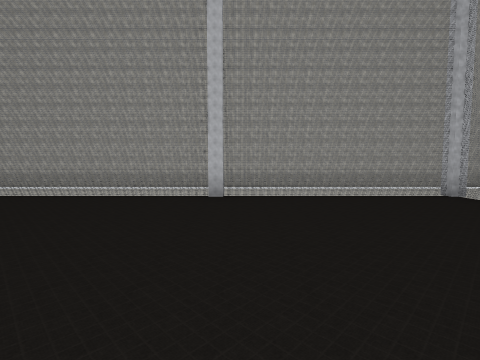
View 1 (above)

18 first-person views from a walk through a world built for the Webots simulator. The camera is 0.72 m above the floor, tilts 4° down and sees 85° across. The floor is counted in squares, 1 m on a side. Each view is taken from the middle of a square. On the plan, view 1 faces up. The plan holds only what a view shows up to about 9 squares ahead; the rest is blank. The place goes on beyond the plan. The robots in the file are not drawn. Webots' stock objects and surfaces are drawn as simple stand-ins.

View 2
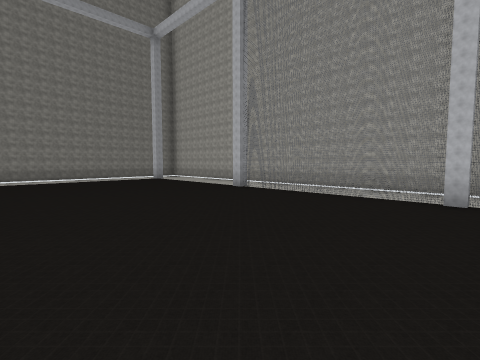

View 3
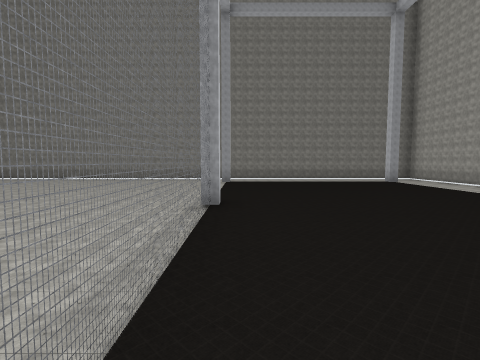

View 4
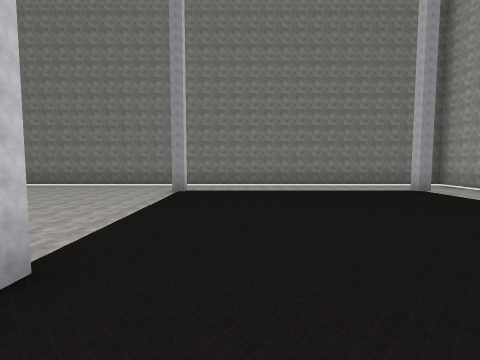

View 5
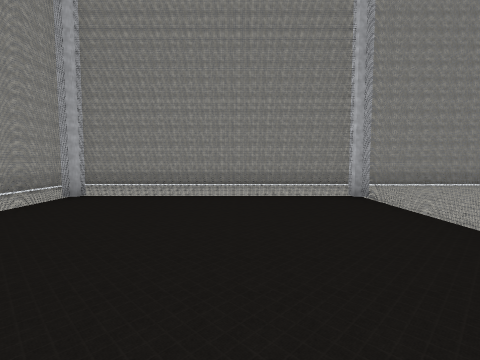

View 6
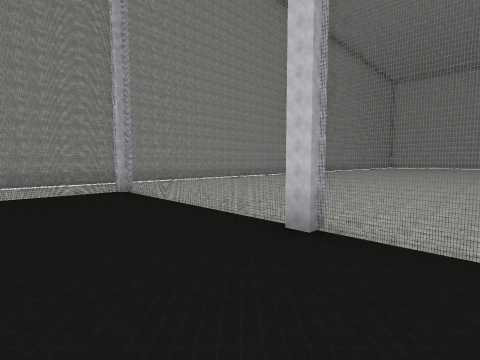

View 7
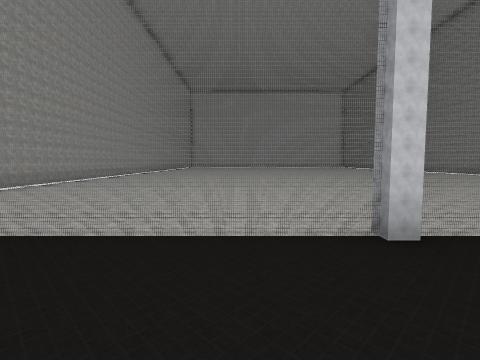

View 8
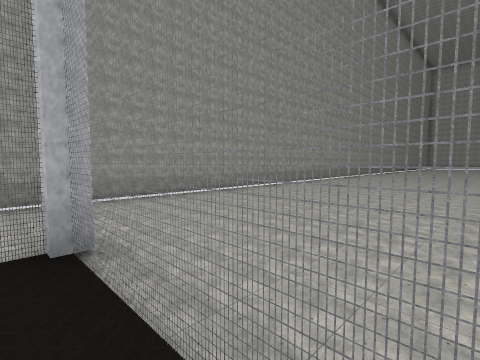

View 9
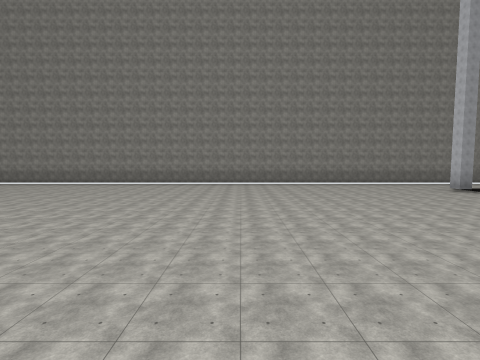

View 10
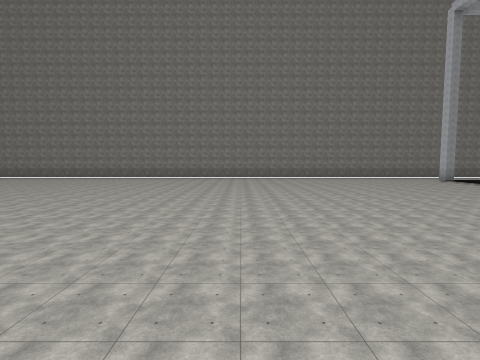

View 11
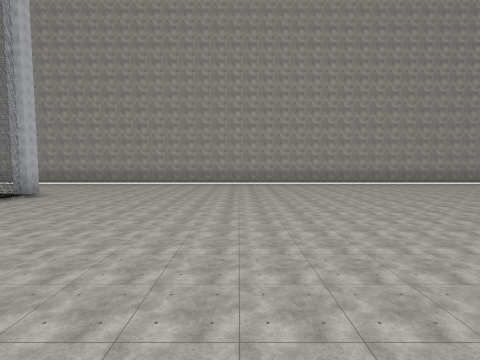

View 12
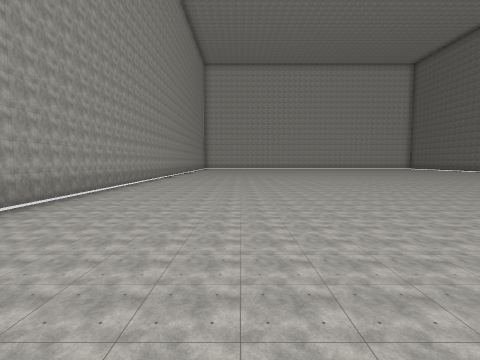

View 13
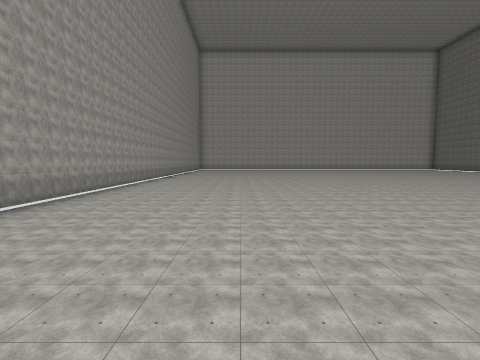

View 14
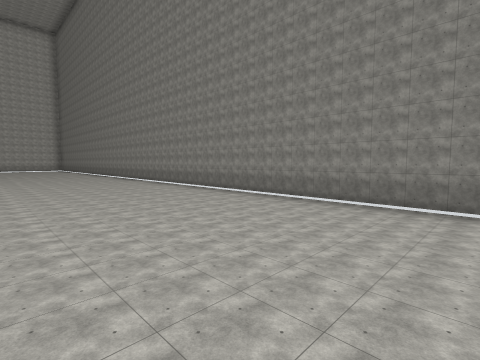

View 15
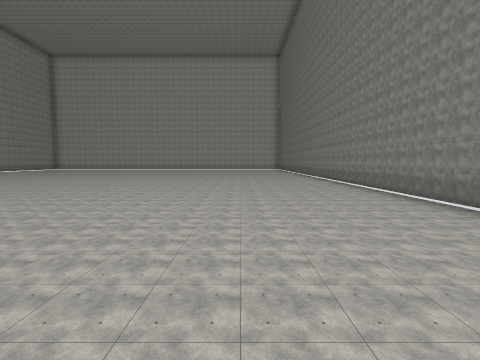

View 16
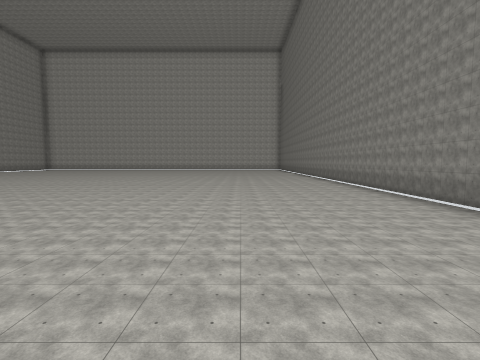

View 17
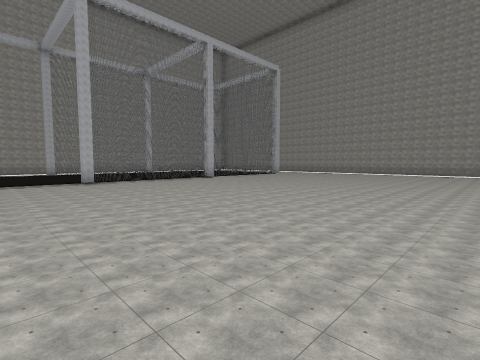

View 18
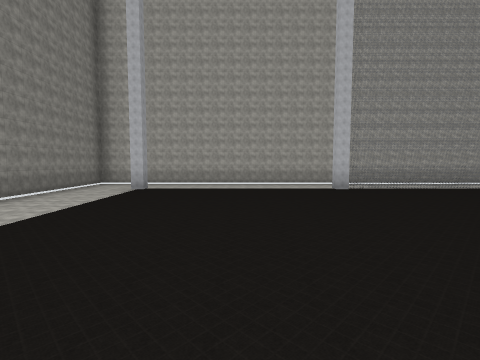

### Floor plan
Key: @ floor where view 1 was taken; # wall or solid block; . main floor; : floor 0.05 m higher than the main floor; P grey post; T thing the floor can be seen under or through; O other object.
Columns run from 13 left of view 1 to 8 right of it. Each row starts with its distance up from view 1.
  8 ######################
  7 #....................#
  6 #.P....P..........P..#
  5 #..::::PTTTTP TTTT...#
  4 #..:::::::::::::::T..#
  3 #..:::::::::::::::...#
  2 #..:::::::::::::::...#
  1 #..:::::::::::::::#..#
  0 #..::::P:::::@::::...#
 -1 #.P....P####POTTT P..#
 -2 #....................#
 -3 #....................#
 -4 #....................#
 -5 #....................#
 -6 #....................#
 -7 #....................#
 -8 #....................#
 -9 #....................#
-10 #....................#
-11 #.........   ........#
-12 #........   .........#
-13 #........  ..........#
-14 #......... ..........#
-15 #....................#
-16 #....................#
-17 #....................#
-18 #....................#
-19 #....................#

Where each view was taken, in squares from view 1:
view 1: 0 up, 0 right, facing up
view 2: 0 up, 0 right, facing up-left
view 3: 0 up, 1 left, facing left
view 4: 1 up, 4 left, facing left
view 5: 2 up, 1 left, facing right
view 6: 2 up, 2 left, facing down-right
view 7: 2 up, 1 right, facing down
view 8: 0 up, 2 right, facing down-right
view 9: 6 down, 4 left, facing left
view 10: 8 down, 1 left, facing left
view 11: 5 down, 1 left, facing right
view 12: 7 down, 4 right, facing down
view 13: 10 down, 4 right, facing down
view 14: 9 down, 8 left, facing down-left
view 15: 9 down, 9 left, facing down
view 16: 10 down, 9 left, facing down
view 17: 10 down, 8 left, facing up-right
view 18: 1 down, 8 left, facing up
